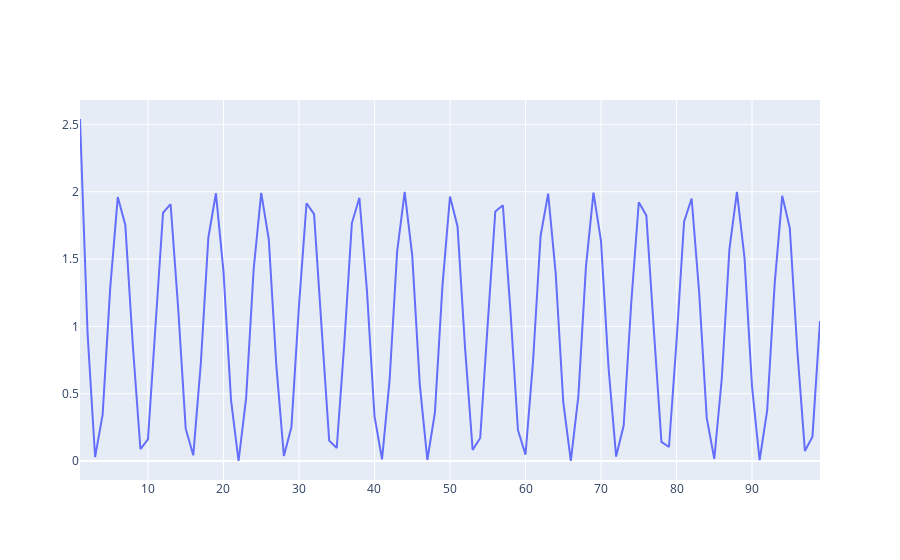

Notebook cell for this chart:
### Code cell
fig = go.Figure()
fig.add_trace(go.Scatter(x=x, y=y, mode='lines'))
fig.show()

### Figure 1 — Plotly figure (JSON) as saved in the notebook; plotly's stock layout.template omitted (floating-point values rounded to 4 significant figures; data arrays with more than 128 entries replaced by an {"elided": "..."} marker saying what was removed)
{"data": [{"mode": "lines", "type": "scatter", "x": [1, 2, 3, 4, 5, 6, 7, 8, 9, 10, 11, 12, 13, 14, 15, 16, 17, 18, 19, 20, 21, 22, 23, 24, 25, 26, 27, 28, 29, 30, 31, 32, 33, 34, 35, 36, 37, 38, 39, 40, 41, 42, 43, 44, 45, 46, 47, 48, 49, 50, 51, 52, 53, 54, 55, 56, 57, 58, 59, 60, 61, 62, 63, 64, 65, 66, 67, 68, 69, 70, 71, 72, 73, 74, 75, 76, 77, 78, 79, 80, 81, 82, 83, 84, 85, 86, 87, 88, 89, 90, 91, 92, 93, 94, 95, 96, 97, 98, 99], "y": {"elided": "9801 float values"}}], "layout": {}}
